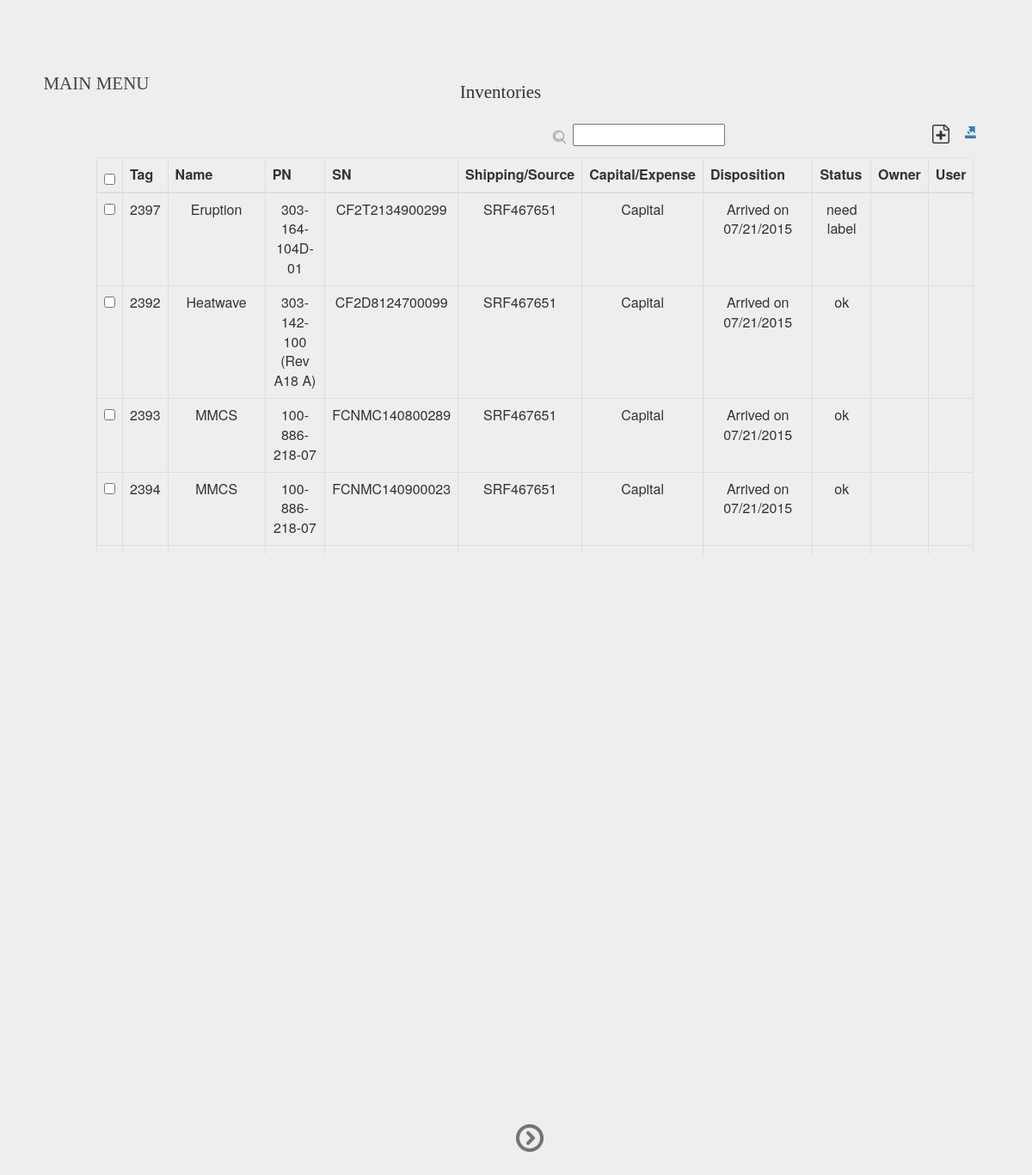
The page /show on the database its author committed.
### IM/model/models.py (models this page shows, shortened)
class Inventory(db.Model):
    __searchable__ = ['tag', 'name']
    id = db.Column(db.Integer, primary_key = True, autoincrement=True)
    tag = db.Column(db.String(64), index=True)
    name = db.Column(db.String(64), index=True)
    PN = db.Column(db.String(64), index=True)
    SN = db.Column(db.String(64), unique=True, index=True)
    shipping = db.Column(db.String(64))
    capital = db.Column(db.String(64))
    disposition = db.Column(db.String(128))
    status = db.Column(db.String(64), index=True)
    owner = db.Column(db.String(64), db.ForeignKey('user.username'))
    user = db.relationship('User')

### IM/view/app_route.py (the view)
@app.route('/show')
def show():
    return render_template('index.html', name = session.get('username'), invs = InvDao.get_all_invs())

### IM/dao/daos.py (called while the page is built)
    @staticmethod
    def get_all_invs():
        return Inventory.query.all()

### IM/templates/index.html (shortened to what this page needs)
{% extends "base.html" %}
{% block content %}
    <div class="jumbotron">
      <div class="icon-menu">
        <p>Main Menu</p>
      </div>
		<div class="flip-container" align="center" id="Inventories">
			<p> Inventories </p>
			<div class="operation-panel-top">
			</div>
			<div class="searchbox">
				<img src="{{url_for('static', filename='img/search.png')}}">
				<input type="text" id="search-inventory"></input>
			</div>
			<div class="operation-btns">
				<img class="new-btn" src="{{url_for('static', filename='img/new.png')}}"></img>
				<a href="/static/export_file/export.xls" download="export" id="export-excel">
          			<span class="glyphicon glyphicon-export"></span>
				</a>
			</div>
			<div class="flipper">
				<div class="front">
					<table class="inventory-table table table-bordered">
					    <thead>
					        <tr>
					        	<th><input type="checkbox" id="check-head"/></th>
					        	<th>Tag</th>
					        	<th>Name</th>
					        	<th>PN</th>
					        	<th>SN</th>
					        	<th>Shipping/Source</th>
					        	<th>Capital/Expense</th>
					        	<th>Disposition</th>
					        	<th>Status</th>
					        	<th>Owner</th>
					        	<th>User</th>
					        </tr>
					    </thead>
					    {% for inv in invs%}
					  		<tr>
					  			<td><input type="checkbox" class="check-item"/></td>
					    		<td align="center"> {{inv.tag}}</td>
					    		<td align="center"> {{inv.name}} </td>
					    		<td align="center">{{inv.PN}}</td>
					    		<td align="center">{{inv.SN}}</td>
					    		<td align="center">{{inv.shipping}}</td>
					    		<td align="center">{{inv.capital}}</td>
					    		<td align="center">{{inv.disposition}}</td>
					    		<td align="center">{{inv.status}}</td>
					    		<td align="center">{{inv.owner}}</td>
					    		<td></td>
					   		</tr>
					  	{% endfor %}
					</table>
				</div>
			</div>
			<div class="operation-panel-bottom">
			</div>
		</div>
		<div class="switch-btn" align="center">
			<img src="{{url_for('static', filename='img/switch.png')}}"/>
		</div>
	</div>
{% endblock %}

### IM/templates/base.html (shortened to what this page needs)
<html>
	<head id="header" role="banner">
    	<link href="{{url_for('static', filename='css/style.css')}}" rel='stylesheet'>
    	<link href="{{url_for('static', filename='css/login.css')}}" rel='stylesheet'>
		<link rel="stylesheet" href="{{url_for('static', filename='css/bootstrap.min.css')}}">
    	<link rel="stylesheet" href="http://jqueryui.com/resources/demos/style.css">
    	<link rel="stylesheet" href="//code.jquery.com/ui/1.10.4/themes/smoothness/jquery-ui.css">
	</head>
  	<body>
	    {% block content %}{% endblock %}
	</body>
</html>

### IM/static/css/style.css (style rules this page uses)
body { left: 0; margin: 0; overflow: auto; position: relative; }
.jumbotron { background-color: #ffffff; height: 100%; -webkit-background-size: cover; -moz-background-size: cover; -o-background-size: cover; background-size: cover; }
.icon-menu { cursor: pointer; margin-top: 0; margin-left: 3.6em; padding-top: 2.4em; width: 10em; height: 2em; }
.icon-menu p { color: #444444; font-family: Calibri; font-weight: bold; font-size: 1.8em; text-decoration: none; text-transform: uppercase; }
.switch-btn { position: fixed; top: 93%; left: 50%; cursor: pointer; }
.flip-container { perspective: 1000; }
.flip-container > p { padding-top: 0.5em; font-family: cursive; font-weight: bold; font-size: 1.5em; }
.flip-container, .front, .back { width: 97%; height: 33em; }
.flipper { transition: 1s; transform-style: preserve-3d; position: relative; margin-left: 8em; margin-top: 0.3em; }
.front, .back { backface-visibility: hidden; border-radius: 5px; position: absolute; top: 0; left: 0; overflow: auto; }
.front { z-index: 2; background-color: #eeeeee; }
.searchbox { display: inline-block; margin-top: 0.5em; margin-bottom: 0.6em; }
.searchbox img { display: inline; margin-right: 0.3em; }
.operation-btns { display: inline-block; float: right; margin-top: 0.5em; margin-right: 2em; }
.operation-btns img { margin-right: 1em; }
.operation-panel-top { display: inline-block; float: left; margin-left: 8em; margin-bottom: 0.6em; padding-left: 3em; }
.operation-panel-bottom { position: fixed; margin-left: 8em; margin-top: 33em; padding-left: 3em; }
.inventory-table { padding-left: 1em; padding-top: 0.5em; }
.new-btn { cursor: pointer; }

### rows shown on the page
Inventory: tag "2397", name "Eruption", PN "303-164-104D-01", SN "CF2T2134900299", shipping "SRF467651", capital "Capital", disposition "Arrived on 07/21/2015", status "need label"
Inventory: tag "2392", name "Heatwave", PN "303-142-100 (Rev A18 A)", SN "CF2D8124700099", shipping "SRF467651", capital "Capital", disposition "Arrived on 07/21/2015", status "ok"
Inventory: tag "2393", name "MMCS", PN "100-886-218-07", SN "FCNMC140800289", shipping "SRF467651", capital "Capital", disposition "Arrived on 07/21/2015", status "ok"
Inventory: tag "2394", name "MMCS", PN "100-886-218-07", SN "FCNMC140900023", shipping "SRF467651", capital "Capital", disposition "Arrived on 07/21/2015", status "ok"
